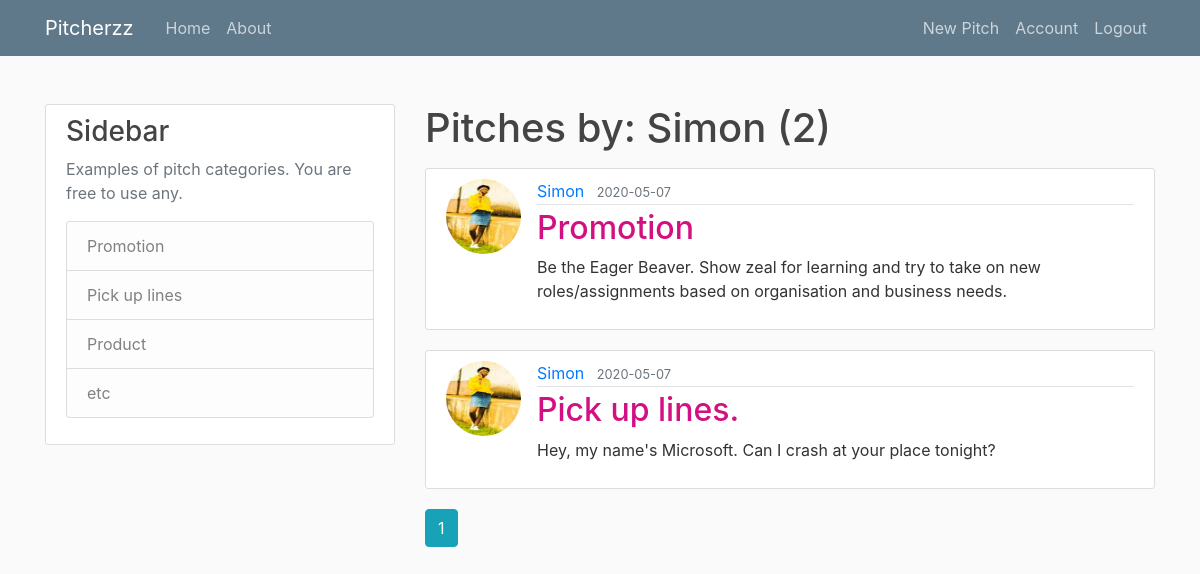
/user/Simon (signed in), run on the app's committed database.
### pitches/models.py (models this page shows, shortened)
class User(db.Model, UserMixin):
    id = db.Column(db.Integer, primary_key=True)
    username = db.Column(db.String(20), unique=True, nullable=False)
    email = db.Column(db.String(120), unique=True, nullable=False)
    image_file = db.Column(db.String(20), nullable=False, default='default.jpg')
    password = db.Column(db.String(60), nullable=False)
    pitches = db.relationship('Pitch', backref='author', lazy=True)

class Pitch(db.Model):
    id = db.Column(db.Integer, primary_key=True)
    category = db.Column(db.String(100), nullable=False)
    date_posted = db.Column(db.DateTime, nullable=False, default=datetime.utcnow)
    content = db.Column(db.Text, nullable=False)
    user_id = db.Column(db.Integer, db.ForeignKey('user.id'), nullable=False)

### pitches/users/routes.py (the view)
@users.route("/user/<string:username>")
def user_pitches(username):
    page = request.args.get('page', 1, type=int)
    user = User.query.filter_by(username=username).first_or_404()
    pitches = Pitch.query.filter_by(author=user)\
        .order_by(Pitch.date_posted.desc())\
        .paginate(page=page, per_page=4)
    return render_template('user_pitches.html', pitches=pitches, user=user)

### pitches/models.py (called while the page is built)
@login_manager.user_loader
def load_user(user_id):
    return User.query.get(int(user_id))

### pitches/templates/user_pitches.html
{% extends 'layout.html' %}
{% block content %}
    <h1 class="mb-3">Pitches by: {{user.username }} ({{ pitches.total }})</h1>
    {% for pitch in pitches.items %}
      <article class="media content-section">
        <img class="rounded-circle article-img" src="{{ url_for('static', filename='profile_pics/' + pitch.author.image_file) }}">
        <div class="media-body">
          <div class="article-metadata">
            <a class="mr-2" href="{{ url_for('users.user_pitches', username=pitch.author.username) }}">{{ pitch.author.username }}</a>
            <small class="text-muted">{{ pitch.date_posted.strftime('%Y-%m-%d') }}</small>
          </div>
          <h2><a class="article-title" href="{{ url_for('pitchess.pitch', pitch_id=pitch.id) }}">{{ pitch.category }}</a></h2>
          <p class="article-content">{{ pitch.content }}</p>
        </div>
      </article>
    {% endfor %}
    {% for page_num in pitches.iter_pages(left_edge=1, right_edge=1, left_current=1, right_current=2) %}
      {% if page_num %}
        {% if pitches.page == page_num %}
          <a class="btn btn-info mb-4" href="{{ url_for('users.user_pitches', username=user.username, page=page_num) }}">{{ page_num }}</a>
        {% else %}
          <a class="btn btn-outline-info mb-4" href="{{ url_for('users.user_pitches', username=user.username, page=page_num) }}">{{ page_num }}</a>
        {% endif %}
      {% else %}
        ...
      {% endif %}
    {% endfor %}
{% endblock content %}

### pitches/static/main.css (style rules this page uses)
body { background: #fafafa; color: #333333; margin-top: 5rem; }
h1, h2, h3, h4, h5, h6 { color: #444444; }
.content-section { background: #ffffff; padding: 10px 20px; border: 1px solid #dddddd; border-radius: 3px; margin-bottom: 20px; }
.article-title { color: #d31082; }
.article-content { white-space: pre-line; }
.article-img { height: 75px; width: 75px; margin-right: 16px; }
.article-metadata { padding-bottom: 1px; margin-bottom: 4px; border-bottom: 1px solid #e3e3e3 }

### data on the page
User: username "Simon"
Pitch: image_file (picture), author.username "Simon", date_posted "2020-05-07", category "Promotion", content "Be the Eager Beaver. Show zeal for learning and try to take on new roles/assignments based on organisation and business needs."
Pitch: image_file (picture), author.username "Simon", date_posted "2020-05-07", category "Pick up lines.", content "Hey, my name's Microsoft. Can I crash at your place tonight?"

### other printed values
{{ pitches.total }} "2"
{{ page_num }} "1"
